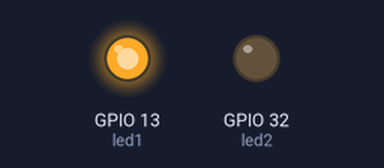
This sketch was run on a simulated ESP32. Shown: output pins drawn as LEDs (lit = HIGH).

Above: at 0.5 s.
At 2.7 s:
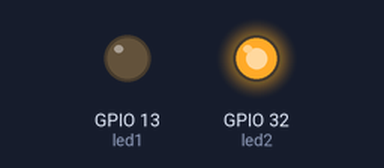
At 4.2 s:
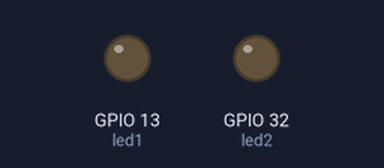
Timing chart, 0 to 6.5 s (numbered marks = the images above):
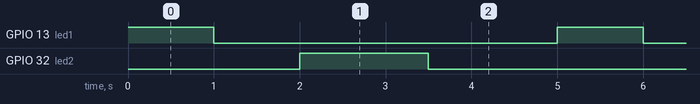

The sketch:

blocking-dual-blink.ino
```cpp
/* Blocking dual blink
 * Two LEDs meant to blink at different rates, using delay() - the naive
 * approach. Kept as a reference to compare against non-blocking-dual-blink.ino.
 */

const int led1 = 13, led2 = 32;

void setup() {
  pinMode(led1, OUTPUT);
  pinMode(led2, OUTPUT);
}

void loop() {
  digitalWrite(led1, HIGH); delay(1000);
  digitalWrite(led1, LOW);  delay(1000);
  // led1's full on/off cycle already costs 2000ms of total blocking time
  // before the processor even looks at led2.

  digitalWrite(led2, HIGH); delay(1500);
  digitalWrite(led2, LOW);  delay(1500);
  // Same problem here - led2's cycle blocks for another 3000ms before
  // control returns to the top of loop() and led1 gets touched again.
}

/* What to expect physically: led1 and led2 never overlap. led2 cannot even
 * begin until led1's two delay() calls (2000ms total) have fully finished,
 * because nothing else can run while delay() is blocking - not even a
 * check on led2's timing. The two LEDs are forced into strict sequence,
 * not real independent blinking.
 */
```

Measured:
- by itself, GPIO 13 (led1): alternates HIGH for 1.0 s and LOW for 4.0 s
- by itself, GPIO 32 (led2): alternates HIGH for 1.5 s and LOW for 3.5 s
- by itself, everything shown: repeats every 5.0 s, in 4 steps
